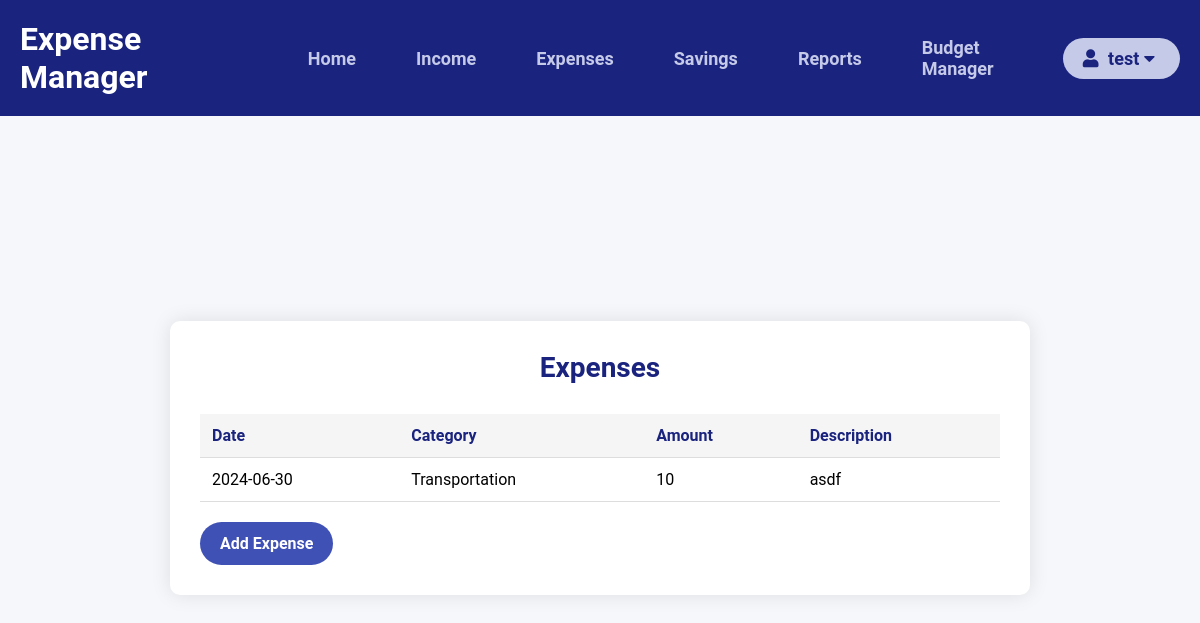
The app's page /expenses (signed in), older data.
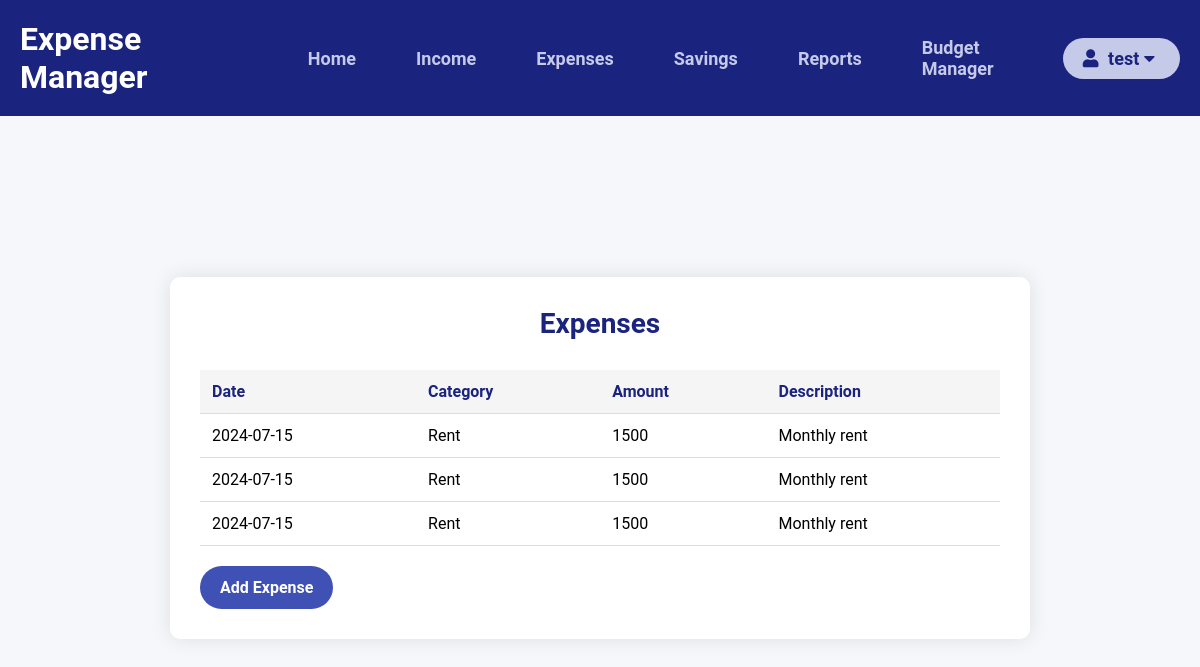
The same page, newer data.
### tables this page shows
CREATE TABLE users (
  id INTEGER PRIMARY KEY AUTOINCREMENT,
  fullname TEXT NOT NULL,
  username TEXT NOT NULL UNIQUE,
  email TEXT NOT NULL UNIQUE,
  password TEXT NOT NULL,
  security_question_1 TEXT,
  security_answer_1 TEXT,
  security_question_2 TEXT,
  security_answer_2 TEXT,
  incorrect_attempts INTEGER DEFAULT 0,
  lockout_time DATETIME,
  is_locked BOOLEAN DEFAULT 0
);

CREATE TABLE expenses (
                        id INTEGER PRIMARY KEY AUTOINCREMENT,
                        user_id INTEGER,
                        date DATE,
                        category TEXT,
                        amount DECIMAL(10, 2),
                        description TEXT,
                        FOREIGN KEY (user_id) REFERENCES users (id)
                    );

### main.py (the view)
@app.route('/expenses')
@login_required
def view_expenses():
    db = get_db(app)
    expenses = db.execute('SELECT * FROM expenses WHERE user_id = ? ORDER BY date DESC', (current_user.id,)).fetchall()
    return render_template('expenses.html', expenses=expenses)

### main.py (called while the page is built)
@login_manager.user_loader
def load_user(user_id):
    db = get_db(app)
    user = db.execute('SELECT * FROM users WHERE id = ?', (user_id,)).fetchone()
    if user:
        user_obj = User(user['id'], user['fullname'], user['username'], user['email'])
        return user_obj
    return None

@app.teardown_appcontext
def close_connection(exception):
    db = getattr(g, '_database', None)
    if db is not None:
        db.close()

@app.teardown_appcontext
def backup_on_exit(exception):
    backup_database()

### src/backup.py (called while the page is built)
def backup_database():
    source = sqlite3.connect(DATABASE)
    backup_dir = 'backups'
    if not os.path.exists(backup_dir):
        os.makedirs(backup_dir)
    timestamp = datetime.now().strftime("%Y%m%d_%H%M%S")
    backup_file = os.path.join(backup_dir, f'database_backup_{timestamp}.db')
    destination = sqlite3.connect(backup_file)
    with source:
        source.backup(destination)
    destination.close()
    source.close()
    backups = sorted([f for f in os.listdir(backup_dir) if f.startswith('database_backup_') and f.endswith('.db')])
    while len(backups) > 5:
        os.remove(os.path.join(backup_dir, backups.pop(0)))
    print(f"Database backed up to {backup_file}")

### src/database.py (called while the page is built)
def get_db(app):
    db = getattr(g, '_database', None)
    if db is None:
        db = g._database = sqlite3.connect(DATABASE)
        db.row_factory = sqlite3.Row
    return db

### templates/expenses.html (shortened to what this page needs)
<!DOCTYPE html>
<html>
<head>
    <link rel="stylesheet" href="https://cdnjs.cloudflare.com/ajax/libs/font-awesome/5.15.3/css/all.min.css">
    <link rel="stylesheet" type="text/css" href="../static/header.css">
    <link rel="stylesheet" type="text/css" href="../static/expenses.css">
</head>
<body>
    {% include "header.html" %}
    <main>
        <div class="container">
            <h2>Expenses</h2>
            <div class="transactions-table">
                <table>
                    <thead>
                        <tr>
                            <th>Date</th>
                            <th>Category</th>
                            <th>Amount</th>
                            <th>Description</th>
                        </tr>
                    </thead>
                    <tbody>
                        {% for expense in expenses %}
                        <tr>
                            <td>{{ expense.date }}</td>
                            <td>{{ expense.category }}</td>
                            <td>{{ expense.amount }}</td>
                            <td>{{ expense.description }}</td>
                        </tr>
                        {% endfor %}
                    </tbody>
                </table>
            </div>
            <a href="{{ url_for('add_expense') }}" class="add-transaction-btn">Add Expense</a>
        </div>
    </main>
</body>
</html>

### templates/header.html (shortened to what this page needs)
<header>
  <div class="logo">Expense Manager</div>
  <ul class="nav-options">
    <li><a href="/">Home</a></li>
    <li><a href="{{ url_for('view_income')}}">Income</a></li>
    <li><a href="{{ url_for('view_expenses') }}">Expenses</a></li>
    <li><a href="{{ url_for('savings_goals') }}">Savings</a></li>
    <li><a href="{{ url_for('reports.get_report') }}">Reports</a></li>
    <li><a href="{{ url_for('budget_management') }}">Budget Manager</a></li>
    {% if current_user.is_authenticated %}
      <li id="auth-option" class="dropdown">
        <a href="#" class="dropdown-toggle">
          <i class="fas fa-user"></i>&nbsp;{{ current_user.username }}&nbsp;<i class="fas fa-caret-down"></i>
        </a>
      </li>
    {% elif request.path == url_for('auth.login') %}
      <li id="auth-option"><a href="{{ url_for('auth.signup') }}">Signup <i class="fas fa-user-plus"></i></a></li>
    {% else %}
      <li id="auth-option"><a href="{{ url_for('auth.login') }}"><i class="fas fa-sign-in-alt"></i>Login </i></a></li>
    {% endif %}
  </ul>
</header>

### static/header.css (style rules this page uses)
header { background-color: #1a237e; color: white; padding: 20px; display: flex; justify-content: space-between; align-items: center; }
.logo { font-size: 32px; font-weight: bold; }
.nav-options { list-style-type: none; margin: 0; padding: 0; display: flex; align-items: center; }
.nav-options li { margin-left: 20px; }
.nav-options li a { color: #c5cae9; text-decoration: none; font-size: 18px; font-weight: bold; transition: color 0.3s; padding: 10px 20px; border-radius: 30px; display: flex; align-items: center; }
.nav-options li a i { margin-right: 5px; }
#auth-option a { background-color: #c5cae9; color: #1a237e; }
.dropdown { position: relative; }
.dropdown-toggle { cursor: pointer; }

### static/expenses.css (style rules this page uses)
body { font-family: 'Roboto', Arial, sans-serif; background-color: #f5f7fa; margin: 0; padding: 0; display: flex; flex-direction: column; min-height: 100vh; }
main { flex: 1; display: flex; justify-content: center; align-items: center; padding: 20px; }
.container { max-width: 800px; width: 100%; background-color: #fff; border-radius: 10px; box-shadow: 0 0 20px rgba(0, 0, 0, 0.1); padding: 30px; }
h2 { color: #1a237e; margin-top: 0; margin-bottom: 30px; font-size: 28px; text-align: center; }
.transactions-table { overflow-x: auto; }
table { width: 100%; border-collapse: collapse; }
th, td { padding: 12px; text-align: left; border-bottom: 1px solid #ddd; }
th { background-color: #f5f5f5; color: #1a237e; font-weight: bold; }
.add-transaction-btn { display: inline-block; background-color: #3f51b5; color: white; padding: 12px 20px; margin-top: 20px; border-radius: 25px; text-decoration: none; font-size: 16px; font-weight: bold; transition: background-color 0.3s ease; }

Row changes from the older to the newer data that the page shows:
no longer on this page (row edited): expenses: date "2024-06-30", category "Transportation", amount "10", description "asdf"
added expenses: date "2024-07-15", category "Rent", amount "1500", description "Monthly rent"
added expenses: date "2024-07-15", category "Rent", amount "1500", description "Monthly rent"
added expenses: date "2024-07-15", category "Rent", amount "1500", description "Monthly rent"
